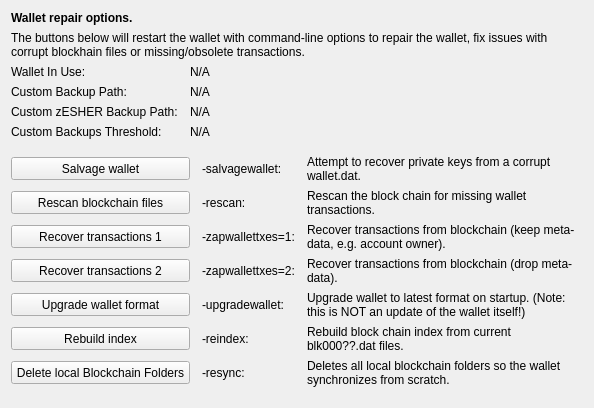
     <widget class="QWidget" name="tab_repair">
      <attribute name="title">
       <string>&amp;Wallet Repair</string>
      </attribute>
      <layout class="QGridLayout" name="gridLayout_4" columnstretch="0,0,0,0">
       <property name="horizontalSpacing">
        <number>12</number>
       </property>
       <item row="0" column="0" colspan="4">
        <widget class="QLabel" name="label_repair_header">
         <property name="font">
          <font>
           <weight>75</weight>
           <bold>true</bold>
          </font>
         </property>
         <property name="text">
          <string>Wallet repair options.</string>
         </property>
        </widget>
       </item>
       <item row="1" column="0" colspan="4">
        <widget class="QLabel" name="label_repair_helptext">
         <property name="font">
          <font>
           <weight>50</weight>
           <bold>false</bold>
          </font>
         </property>
         <property name="text">
          <string>The buttons below will restart the wallet with command-line options to repair the wallet, fix issues with corrupt blockhain files or missing/obsolete transactions.</string>
         </property>
         <property name="wordWrap">
          <bool>true</bool>
         </property>
        </widget>
       </item>
       <item row="2" column="0">
        <widget class="QLabel" name="wallet_path_label">
         <property name="text">
          <string>Wallet In Use:</string>
         </property>
        </widget>
       </item>
       <item row="2" column="1" colspan="3">
        <widget class="QLabel" name="wallet_path">
         <property name="cursor">
          <cursorShape>IBeamCursor</cursorShape>
         </property>
         <property name="text">
          <string>N/A</string>
         </property>
         <property name="textFormat">
          <enum>Qt::PlainText</enum>
         </property>
         <property name="textInteractionFlags">
          <set>Qt::LinksAccessibleByMouse|Qt::TextSelectableByKeyboard|Qt::TextSelectableByMouse</set>
         </property>
        </widget>
       </item>
       <item row="3" column="0">
        <widget class="QLabel" name="wallet_custombackuppath_label">
         <property name="visible">
          <bool>false</bool>
         </property>
         <property name="text">
          <string>Custom Backup Path:</string>
         </property>
        </widget>
       </item>
       <item row="3" column="1" colspan="3">
        <widget class="QLabel" name="wallet_custombackuppath">
         <property name="cursor">
          <cursorShape>IBeamCursor</cursorShape>
         </property>
         <property name="visible">
          <bool>false</bool>
         </property>
         <property name="text">
          <string>N/A</string>
         </property>
         <property name="textFormat">
          <enum>Qt::PlainText</enum>
         </property>
         <property name="textInteractionFlags">
          <set>Qt::LinksAccessibleByMouse|Qt::TextSelectableByKeyboard|Qt::TextSelectableByMouse</set>
         </property>
        </widget>
       </item>
       <item row="4" column="0">
        <widget class="QLabel" name="wallet_customzpivbackuppath_label">
         <property name="visible">
          <bool>false</bool>
         </property>
         <property name="text">
          <string>Custom zESHER Backup Path:</string>
         </property>
        </widget>
       </item>
       <item row="4" column="1" colspan="3">
        <widget class="QLabel" name="wallet_customzpivbackuppath">
         <property name="cursor">
          <cursorShape>IBeamCursor</cursorShape>
         </property>
         <property name="visible">
          <bool>false</bool>
         </property>
         <property name="text">
          <string>N/A</string>
         </property>
         <property name="textFormat">
          <enum>Qt::PlainText</enum>
         </property>
         <property name="textInteractionFlags">
          <set>Qt::LinksAccessibleByMouse|Qt::TextSelectableByKeyboard|Qt::TextSelectableByMouse</set>
         </property>
        </widget>
       </item>
       <item row="5" column="0">
        <widget class="QLabel" name="wallet_custombackupthreshold_label">
         <property name="visible">
          <bool>false</bool>
         </property>
         <property name="text">
          <string>Custom Backups Threshold:</string>
         </property>
        </widget>
       </item>
       <item row="5" column="1" colspan="3">
        <widget class="QLabel" name="wallet_custombackupthreshold">
         <property name="cursor">
          <cursorShape>IBeamCursor</cursorShape>
         </property>
         <property name="visible">
          <bool>false</bool>
         </property>
         <property name="text">
          <string>N/A</string>
         </property>
         <property name="textFormat">
          <enum>Qt::PlainText</enum>
         </property>
         <property name="textInteractionFlags">
          <set>Qt::LinksAccessibleByMouse|Qt::TextSelectableByKeyboard|Qt::TextSelectableByMouse</set>
         </property>
        </widget>
       </item>
       <item row="6" column="0">
        <spacer name="verticalSpacer_repair1">
         <property name="orientation">
          <enum>Qt::Vertical</enum>
         </property>
         <property name="sizeHint" stdset="0">
          <size>
           <width>10</width>
           <height>10</height>
          </size>
         </property>
        </spacer>
       </item>
       <item row="7" column="0" colspan="2">
        <widget class="QPushButton" name="btn_salvagewallet">
         <property name="minimumSize">
          <size>
           <width>100</width>
           <height>23</height>
          </size>
         </property>
         <property name="text">
          <string>Salvage wallet</string>
         </property>
        </widget>
       </item>
       <item row="7" column="2">
        <widget class="QLabel" name="label_repair_salvage_command">
         <property name="text">
          <string notr="true">-salvagewallet:</string>
         </property>
        </widget>
       </item>
       <item row="7" column="3">
        <widget class="QLabel" name="label_repair_salvage">
         <property name="text">
          <string>Attempt to recover private keys from a corrupt wallet.dat.</string>
         </property>
         <property name="wordWrap">
          <bool>true</bool>
         </property>
        </widget>
       </item>
       <item row="8" column="0" colspan="2">
        <widget class="QPushButton" name="btn_rescan">
         <property name="minimumSize">
          <size>
           <width>100</width>
           <height>23</height>
          </size>
         </property>
         <property name="text">
          <string>Rescan blockchain files</string>
         </property>
        </widget>
       </item>
       <item row="8" column="2">
        <widget class="QLabel" name="label_repair_rescan_command">
         <property name="text">
          <string notr="true">-rescan:</string>
         </property>
        </widget>
       </item>
       <item row="8" column="3">
        <widget class="QLabel" name="label_repair_rescan">
         <property name="text">
          <string>Rescan the block chain for missing wallet transactions.</string>
         </property>
         <property name="wordWrap">
          <bool>true</bool>
         </property>
        </widget>
       </item>
       <item row="9" column="0" colspan="2">
        <widget class="QPushButton" name="btn_zapwallettxes1">
         <property name="minimumSize">
          <size>
           <width>100</width>
           <height>23</height>
          </size>
         </property>
         <property name="text">
          <string>Recover transactions 1</string>
         </property>
        </widget>
       </item>
       <item row="9" column="2">
        <widget class="QLabel" name="label_repair_zap1_command">
         <property name="text">
          <string notr="true">-zapwallettxes=1:</string>
         </property>
        </widget>
       </item>
       <item row="9" column="3">
        <widget class="QLabel" name="label_repair_zap1">
         <property name="text">
          <string>Recover transactions from blockchain (keep meta-data, e.g. account owner).</string>
         </property>
         <property name="wordWrap">
          <bool>true</bool>
         </property>
        </widget>
       </item>
       <item row="10" column="0" colspan="2">
        <widget class="QPushButton" name="btn_zapwallettxes2">
         <property name="minimumSize">
          <size>
           <width>100</width>
           <height>23</height>
          </size>
         </property>
         <property name="text">
          <string>Recover transactions 2</string>
         </property>
        </widget>
       </item>
       <item row="10" column="2">
        <widget class="QLabel" name="label_repair_zap2_command">
         <property name="text">
          <string notr="true">-zapwallettxes=2:</string>
         </property>
        </widget>
       </item>
       <item row="10" column="3">
        <widget class="QLabel" name="label_repair_zap2">
         <property name="text">
          <string>Recover transactions from blockchain (drop meta-data).</string>
         </property>
         <property name="wordWrap">
          <bool>true</bool>
         </property>
        </widget>
       </item>
       <item row="11" column="0" colspan="2">
        <widget class="QPushButton" name="btn_upgradewallet">
         <property name="minimumSize">
          <size>
           <width>100</width>
           <height>23</height>
          </size>
         </property>
         <property name="text">
          <string>Upgrade wallet format</string>
         </property>
        </widget>
       </item>
       <item row="11" column="2">
        <widget class="QLabel" name="label_repair_upgrade_command">
         <property name="text">
          <string notr="true">-upgradewallet:</string>
         </property>
        </widget>
       </item>
       <item row="11" column="3">
        <widget class="QLabel" name="label_repair_upgrade">
         <property name="text">
          <string>Upgrade wallet to latest format on startup. (Note: this is NOT an update of the wallet itself!)</string>
         </property>
         <property name="wordWrap">
          <bool>true</bool>
         </property>
        </widget>
       </item>
       <item row="12" column="0" colspan="2">
        <widget class="QPushButton" name="btn_reindex">
         <property name="minimumSize">
          <size>
           <width>100</width>
           <height>23</height>
          </size>
         </property>
         <property name="text">
          <string>Rebuild index</string>
         </property>
        </widget>
       </item>
       <item row="12" column="2">
        <widget class="QLabel" name="label_repair_reindex_command">
         <property name="text">
          <string notr="true">-reindex:</string>
         </property>
        </widget>
       </item>
       <item row="12" column="3">
        <widget class="QLabel" name="label_repair_reindex">
         <property name="text">
          <string>Rebuild block chain index from current blk000??.dat files.</string>
         </property>
         <property name="wordWrap">
          <bool>true</bool>
         </property>
        </widget>
       </item>
       <item row="13" column="0" colspan="2">
        <widget class="QPushButton" name="btn_resync">
         <property name="minimumSize">
          <size>
           <width>100</width>
           <height>23</height>
          </size>
         </property>
         <property name="text">
          <string>Delete local Blockchain Folders</string>
         </property>
        </widget>
       </item>
       <item row="13" column="2">
        <widget class="QLabel" name="label_repair_resync_command">
         <property name="text">
          <string>-resync:</string>
         </property>
        </widget>
       </item>
       <item row="13" column="3">
        <widget class="QLabel" name="label_repair_resync">
         <property name="text">
          <string>Deletes all local blockchain folders so the wallet synchronizes from scratch.</string>
         </property>
         <property name="wordWrap">
          <bool>true</bool>
         </property>
        </widget>
       </item>
       <item row="14" column="0">
        <spacer name="verticalSpacer_repair2">
         <property name="orientation">
          <enum>Qt::Vertical</enum>
         </property>
         <property name="sizeHint" stdset="0">
          <size>
           <width>20</width>
           <height>10</height>
          </size>
         </property>
        </spacer>
       </item>
      </layout>
     </widget>
